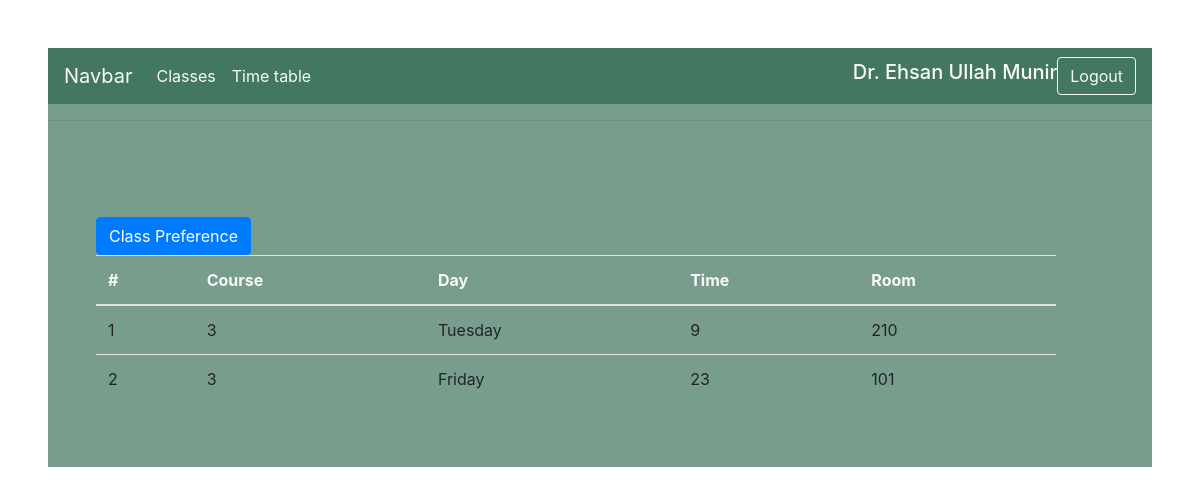
Page /Classes_preference.php (signed in) on the committed database.
### tables this page shows
CREATE TABLE `faculty` (
  `id` int(11) NOT NULL,
  `Name` varchar(255) NOT NULL,
  `Department` varchar(255) NOT NULL,
  `Ranked` varchar(255) NOT NULL DEFAULT '0',
  `Designation` varchar(255) NOT NULL,
  `Email` varchar(255) NOT NULL,
  `Password` varchar(255) NOT NULL
);

CREATE TABLE `schedule` (
  `Sid` int(11) NOT NULL,
  `Uid` int(11) NOT NULL,
  `Course` varchar(255) NOT NULL,
  `Day` varchar(255) NOT NULL,
  `Time` varchar(255) NOT NULL,
  `Room` varchar(255) NOT NULL
);

### Classes_preference.php (the view, shortened to what this page needs)
<?php
  $admin_id=$_SESSION["faculty_id"];
?>
<!DOCTYPE html>
<html lang="en">
<head>
  <link rel="stylesheet" href="https://use.fontawesome.com/releases/v5.7.0/css/all.css">
  <link rel="stylesheet" href="https://stackpath.bootstrapcdn.com/bootstrap/4.3.1/css/bootstrap.min.css">
  <link rel="stylesheet" href="https://cdnjs.cloudflare.com/ajax/libs/font-awesome/4.7.0/css/font-awesome.min.css">
  <link rel="stylesheet" href="https://maxcdn.bootstrapcdn.com/bootstrap/4.3.1/css/bootstrap.min.css">
</head>
<body>
  <div class="main m-5">
    <div class="header text-center">
      <nav class="navbar navbar-expand-lg" style=" background-color: rgba(21, 85, 55, 0.523);">
        <a class="navbar-brand text-light" href="#">Navbar</a>
        <div class="collapse navbar-collapse" id="navbarSupportedContent">
          <ul class="navbar-nav mr-auto">
            <li class="nav-item">
              <a class="nav-link text-light" href="Course_preference.php">Classes</a>
            </li>
            <li class="nav-item">
              <a class="nav-link text-light" href="teachertimetable.php">Time table</a>
            </li>
          </ul>
          <form class="form-inline my-2 my-lg-0">
              <h5 class="text-light">
              <?php
                $con=mysqli_connect('localhost','root','','school');
                $query="SELECT * FROM `faculty` WHERE id = $admin_id";
                $run=mysqli_query($con,$query);
                while($data=mysqli_fetch_assoc($run))
                {
                  echo $data['Name'];
                }
              ?>
            <a href="logout.php" class="btn btn-outline-light my-2 my-sm-0 text-light" type="button">
            Logout</a>
          </form>
        </div>
      </nav>
    </div>
    <hr>
    <div class="login mt-5  pt-5ml-5 mr-5 p-5 text-light">
      <button type="button" class="btn btn-primary" data-toggle="modal" data-target=".bd-example-modal-lg">Class
        Preference</button>
    </div>
    <table class="table">
        <thead class="text-light">
          <tr>
            <th scope="col">#</th>
            <th scope="col">Course</th>
            <th scope="col">Day</th>
            <th scope="col">Time</th>
            <th scope="col">Room</th>
          </tr>
        </thead>
        <tbody>
          <?php
            $con=mysqli_connect('localhost','root','','school');
            $query="SELECT * FROM `schedule` Where Uid = $admin_id";
            $run=mysqli_query($con,$query);
            $i=1;
            while($data=mysqli_fetch_assoc($run))
            {
              ?>
              <tr>
                <td><?php echo $i++;?></td>
                <td><?php echo $data['Course'];?> </td>
                <td><?php echo $data['Day']; $timeid = $data['Time']?> </td>
                <td><?php echo $data['Time'];?> </td>
                <td><?php echo $data['Room'];?> </td>
                </tr>
              <?php
            } ?>
        </tbody>
      </table>
  </div>
</body>
</html>

### Classes_preference.php (style rules this page uses)
body { background-image: url('https://img.freepik.com/free-vector/high-school-concept-illustration_114360-8279.jpg?w=2000'); background-position: center; background-repeat: no-repeat; }
.main { background-color: rgba(21, 85, 55, 0.571); }

### rows in the picture
faculty: Name "Dr. Ehsan Ullah Munir"
schedule: Course "3", Day "Tuesday", Time "9", Room "210"
schedule: Course "3", Day "Friday", Time "23", Room "101"
